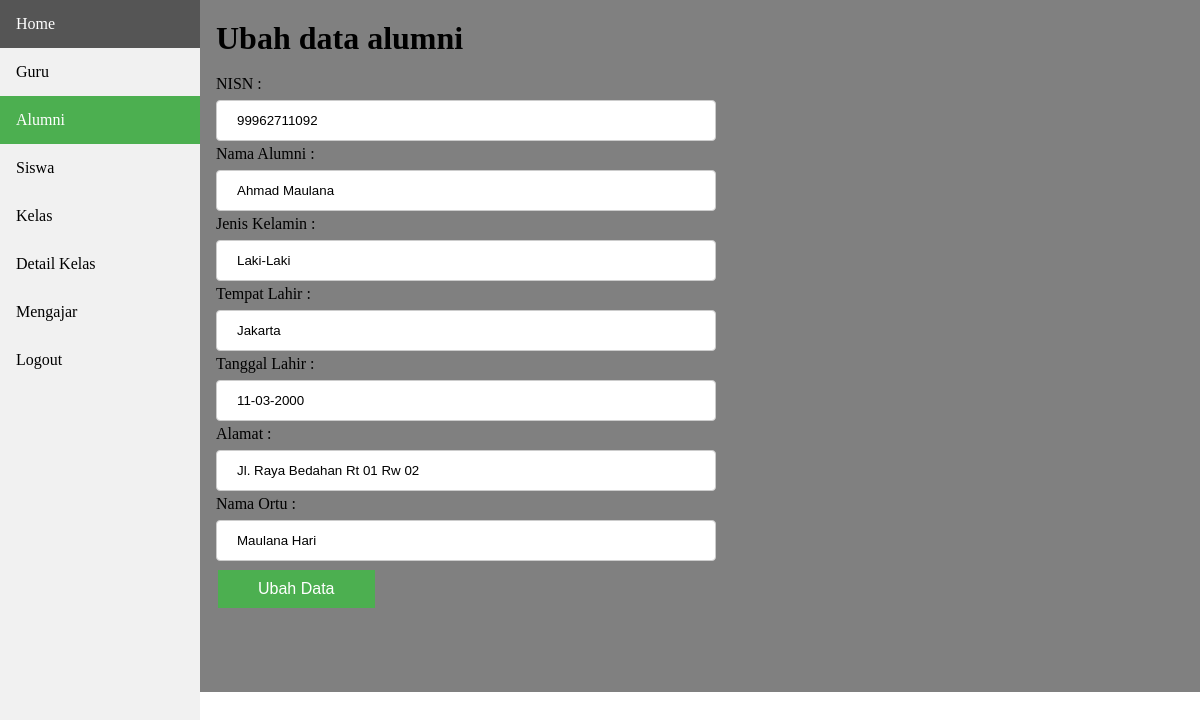
The page /admin/alumni/ubah.php?id=99962711092 (signed in) on the database its author committed.
### tables this page shows
CREATE TABLE `alumni` (
  `nisn` varchar(12) NOT NULL,
  `nama_alumni` varchar(25) NOT NULL,
  `tempat_lahir` varchar(25) NOT NULL,
  `tanggal_lahir` date NOT NULL,
  `jenis_kelamin` varchar(10) NOT NULL,
  `alamat` varchar(40) NOT NULL,
  `nama_ortu` varchar(20) NOT NULL
);

### koneksi.php (called while the page is built)
<?php
$conn = mysqli_connect("localhost","root","","smp");
function query($query){
	global $conn;
	$result = mysqli_query($conn, $query);
	$rows=[];
	while ($row = mysqli_fetch_assoc($result)) {
		$rows[] = $row;
	}
	return $rows;
}
 ?>

### admin/alumni/ubah.php (the view, shortened to what this page needs)
<?php
$id=$_GET["id"];
$al=query("SELECT * FROM alumni WHERE nisn=$id")[0];
 ?>
<!DOCTYPE html>
<html>
<head>
	<link rel="stylesheet" type="text/css" href="../gaya.css">
</head>
<body>
	<div class="sidebar">
 <a href="../index.php">Home</a>
  <a href="../guru/guru.php">Guru</a>
  <a class="active" href="alumni.php">Alumni</a>
  <a href="../siswa/siswa.php">Siswa</a>
  <a href="../kelas/kelas.php">Kelas</a>
  <a href="../detailkelas/detail.php">Detail Kelas</a>
  <a href="../mengajar/mengajar.php">Mengajar</a>
  <a href="../logout.php">Logout</a>
</div>
<div class="content">
	<h1>Ubah data alumni</h1>
	<form action="" method="post" enctype="multipart/form-data">
		<ul>
			<li>
				<label for="nisn">NISN : </label>
				<input type="text" name="nisn" id="nisn" required value="<?= $al["nisn"];  ?>">
			</li>
			<li>
				<label for="nama_alumni">Nama Alumni : </label>
				<input type="text" name="nama_alumni" id="nama_alumni" required value="<?= $al["nama_alumni"];  ?>">
			</li>
			<li>
				<label for="jenis_kelamin">Jenis Kelamin : </label>
				<input type="text" name="jenis_kelamin" id="jenis_kelamin" value="<?= $al["jenis_kelamin"];  ?>">
			</li>
			<li>
				<label for="tempat_lahir">Tempat Lahir : </label>
				<input type="text" name="tempat_lahir" id="tempat_lahir" required value="<?= $al["tempat_lahir"];  ?>">
			</li>
			<li>
				<label for="tanggal_lahir">Tanggal Lahir : </label>
				<input type="text" name="tanggal_lahir" id="tanggal_lahir" required value="<?= date('d-m-Y',strtotime($al["tanggal_lahir"]));  ?>">
			</li>
			<li>
				<label for="alamat">Alamat : </label>
				<input type="text" name="alamat" id="alamat" required value="<?= $al["alamat"];  ?>">
			</li>
			<li>
				<label for="nama_ortu">Nama Ortu : </label>
				<input type="text" name="nama_ortu" id="nama_ortu" required value="<?= $al["nama_ortu"];  ?>">
			</li>
			<li><button type="submit" name="submit">Ubah Data</button></li>
		</ul>
	</form>
</div>
</body>
</html>

### admin/gaya.css (style rules this page uses)
html, body, div, span, applet, object, iframe, h2, h3, h4, h5, h6, p, blockquote, pre, a, abbr, acronym, address, big, cite, code, del, dfn, em, img, ins, kbd, q, s, samp, small, strike, strong, sub, sup, tt, var, b, u, i, center, dl, dt, dd, ol, ul, li, fieldset, form, label, legend, caption, tbody, tfoot, thead, article, aside, canvas, details, embed, figure, figcaption, footer, header, hgroup, menu, nav, output, ruby, section, summary, time, mark, audio, video { margin: 0; padding: 0; border: 0; font-size: 100%; font: inherit; vertical-align: baseline; }
body { line-height: 1; }
ol, ul { list-style: none; }
.sidebar { margin: 0; padding: 0; width: 200px; background-color: #f1f1f1; position: fixed; height: 100%; overflow: auto; }
.sidebar a { display: block; color: black; padding: 16px; text-decoration: none; }
.sidebar a.active { background-color: #4CAF50; color: white; }
div.content { margin-left: 200px; padding: 1px 16px; min-height: 690px; }
.content { background-color: grey; }
.content input, select { width: 500px; padding: 12px 20px; margin: 8px 0px 5px 0px; display: inline-block; border: 1px solid #ccc; border-radius: 4px; box-sizing: border-box; }
.content label { display: block; }
button { background-color: #4CAF50; border: none; color: white; padding: 10px 40px 10px 40px; text-align: center; text-decoration: none; display: inline-block; font-size: 16px; margin: 4px 2px; cursor: pointer; transition-duration: 0.4s; }

### rows shown on the page
alumni: nisn "99962711092", nama_alumni "Ahmad Maulana", jenis_kelamin "Laki-Laki", tempat_lahir "Jakarta", tanggal_lahir "11-03-2000", alamat "Jl. Raya Bedahan Rt 01 Rw 02", nama_ortu "Maulana Hari"
